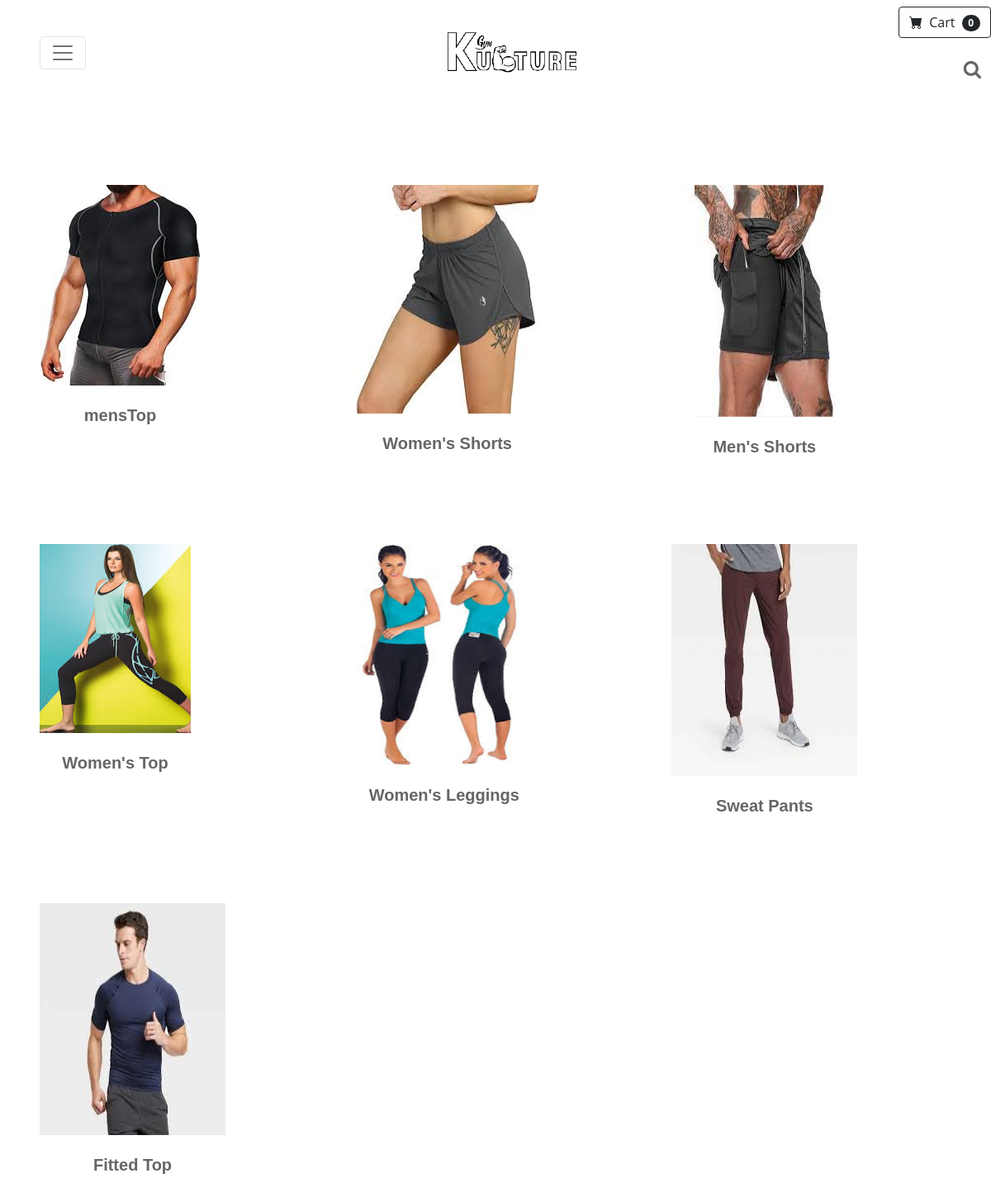
The page /searchPage.php on the database its author committed.
### tables this page shows
CREATE TABLE `testtable` (
  `productName` varchar(56) NOT NULL,
  `tag` varchar(16) DEFAULT NULL,
  `DISC` varchar(256) DEFAULT NULL,
  `picturePath` varchar(56) NOT NULL,
  `price` int(20) NOT NULL,
  `id` int(11) NOT NULL,
  `imagePath` varchar(255) DEFAULT NULL,
  `category` varchar(16) DEFAULT NULL
);

### searchPage.php (the view, shortened to what this page needs)
<?php
    $database_name = "test1";
    include 'vars.php';
    $con = mysqli_connect("localhost", "root", $sqlpwd, $database_name);
?>
<!DOCTYPE html>
<html lang="en">
    <head>
        <link href="https://cdn.jsdelivr.net/npm/bootstrap-icons@1.5.0/font/bootstrap-icons.css" rel="stylesheet" />
        <link href="css/styles.css" rel="stylesheet" />
        <link href="lib/font-awesome/css/font-awesome.min.css" rel="stylesheet">
        <link href="css/style.css" rel="stylesheet" />
    </head>
    <body>
<nav class="navbar sticky-top navbar-light" style="background:rgb(255,255,255,0);">
        <div class="px-4 px-lg-5">
            <button class="navbar-toggler" type="button" data-bs-toggle="collapse"
                data-bs-target="#navbarSupportedContent" aria-controls="navbarSupportedContent" aria-expanded="false"
                aria-label="Toggle navigation"><span class="navbar-toggler-icon"></span></button>
        </div>
    <a class="nav-link nav-item" href="../index.html"><img src="./assets/trasnparent2_lgo2.png"></a>
    <div style="display:flex; flex-direction: column-reverse; align-items: flex-end; justify-content: center;">
                <form method="POST" id="search" action="searchPage.php" class="mobile-form">
                <div class="search small-search"> <input type="search" class="input" id="search" style="" name="searchInput" placeholder="Search" /> <button id="button" type="submit"><i class="fa fa-search"></i></button>
</div>
                </form>
                <form action="cart.php" id="nav-cart" class="" style="padding-bottom: 5px;">
                    <button class="btn btn-outline-dark" type="submit">
                        <i class="bi-cart-fill me-1"></i>
                        Cart
                        <span class="badge bg-dark text-white ms-1 rounded-pill"><?php
                                $cartCount = 0;
                                if($_SESSION["cart"] == null){
                                    echo "0";
                                }
                                else{
                                    foreach($_SESSION["cart"] as $key => $value){
                                        $cartCount += $_SESSION["cart"][$key]["item_quantity"];
                                    }
                                    echo $cartCount;
                                }
                            ?></span>
                    </button>
                </form>
                </div>
    </nav>
        <section class="py-5">
        <div class="px-4 px-lg-5 mt-5 wow fadeInLeft" style="animation-name: fadeInLeft;">
        <div class="flex-row flex-nowrap justify-content-start product-grid">
        <?php
                if(isset($_POST["searchInput"])){
                    $query = "SELECT * FROM testtable WHERE tag LIKE '%".(string)$_POST["searchInput"]."%' OR category LIKE '%".(string)$_POST["searchInput"]."%' OR productName LIKE '%".(string)$_POST["searchInput"]."%'";
                }
                else{
                    $query = "SELECT * FROM testtable";
                }
                $result = mysqli_query($con, $query);
                if(mysqli_num_rows($result) > 0){
                    while($row = mysqli_fetch_array($result)){
            ?>
            <div class="col mb-5">
                <div class="product-list">
                    <a class="h-100" style="aspect-ratio:2/2.5" href="productDetail.php?productID=<?php echo $row["id"]?>"><img src="<?php echo $row["picturePath"]; ?>" class="img-fitted" style="aspect-ratio:2/2.5"></a>
                    <div class="card-body d-flex flex-column pt-4">
                        <div class="text-center mt-auto">
                            <h5 class="fw-bolder"><?php echo $row["productName"]; ?></h5>
                        </div>
                    </div>
                </div>
            </div>
            <?php
        }
            }
                ?>
        </div>
    </div>
        </section>
    </body>
</html>

### css/style.css (style rules this page uses)
body { background: #fff; color: #666666; font-family: "Open Sans", sans-serif; }
a { color: #2dc997; }
h1, h2, h3, h4, h5, h6 { font-family: "Poppins", sans-serif; font-weight: 400; margin: 0 0 20px 0; padding: 0; }
.product-list { position: relative; float: left; width: calc(33.3333333% -44px); margin: 0 44px 22px 0; cursor: pointer; }
.product-grid { clear: both; margin: 0 -44px -44px 0; width: calc(100% + 44px); grid-template-columns: repeat(3, 1fr); display: grid; }
img { cursor: pointer; transition: 0.3s; }

### rows shown on the page
testtable: picturePath (picture), productName "mensTop"
testtable: picturePath (picture), productName "Women's Shorts"
testtable: picturePath (picture), productName "Men's Shorts"
testtable: picturePath (picture), productName "Women's Top"
testtable: picturePath (picture), productName "Women's Leggings"
testtable: picturePath (picture), productName "Sweat Pants"
testtable: picturePath (picture), productName "Fitted Top"
